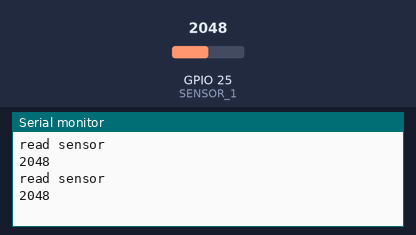
A program run on a simulated ESP32. Parts: the last lines printed to the serial monitor. The test bench sets the inputs (shaded band); at power-on: GPIO 25 (SENSOR_1) = 2048.

Above: at 2.8 s.
2.9 s: GPIO 25 (SENSOR_1) set to 2866
At 4.4 s:
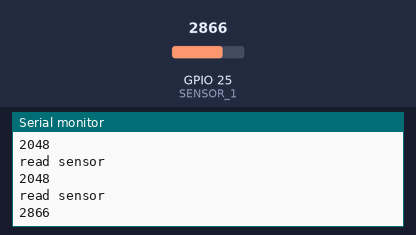
5.6 s: GPIO 25 (SENSOR_1) set to 3603
At 7.1 s:
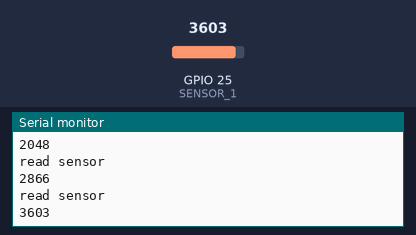
Timing chart, 0 to 8.6 s (numbered marks = the images above; inputs shaded):
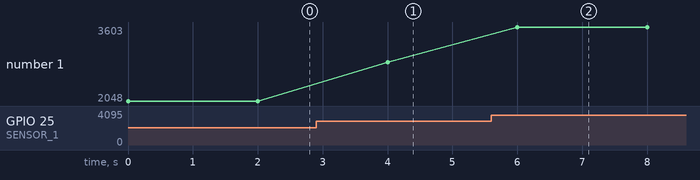

The program:

main.cpp
```cpp
#include <Arduino.h>

#if 1
static const uint8_t SENSOR_1 = 25;

void setup() {
  Serial.begin(115200);

  pinMode(SENSOR_1, ANALOG);
}

void loop() {
  Serial.println("read sensor");
  uint16_t v = analogRead(SENSOR_1);
  Serial.println(v);
  delayMicroseconds(2000000);
}
#else
#define LED_PIN 4

void setup() {
  // put your setup code here, to run once:
  Serial.begin(115200);
  pinMode(LED_PIN, OUTPUT);
}

void loop() {
  // put your main code here, to run repeatedly:
  Serial.println("ON");
  digitalWrite(LED_PIN, HIGH);
  delayMicroseconds(3000000);
  digitalWrite(LED_PIN, LOW);
  Serial.println("OFF");
  delayMicroseconds(3000000);
}
#endif
```

Measured:
- after the input at 2.9 s, the serial monitor: prints a new line after 1.1 s (image 1)
- after the input at 5.6 s, the serial monitor: prints a new line after 0.40 s (image 2)
- plotted number 1: 2048 → 2866 after the input at 2.9 s, 2866 → 3603 after the input at 5.6 s
